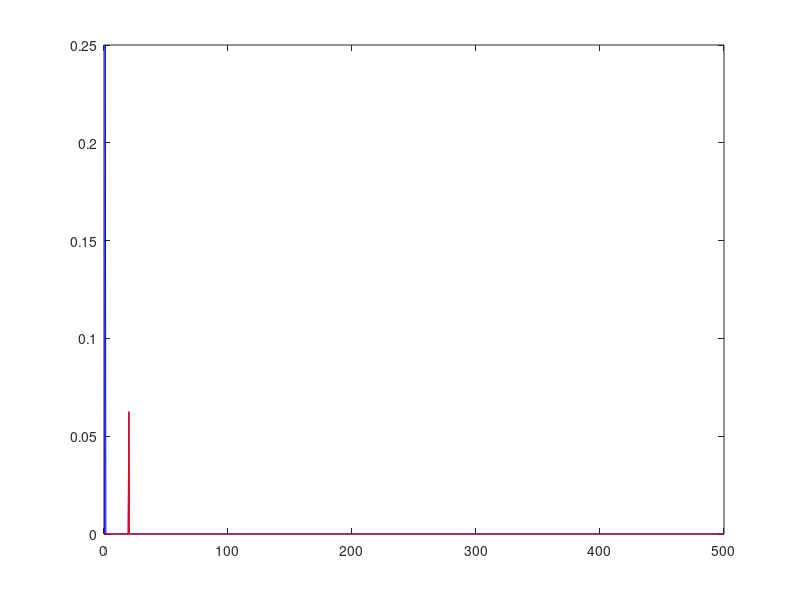
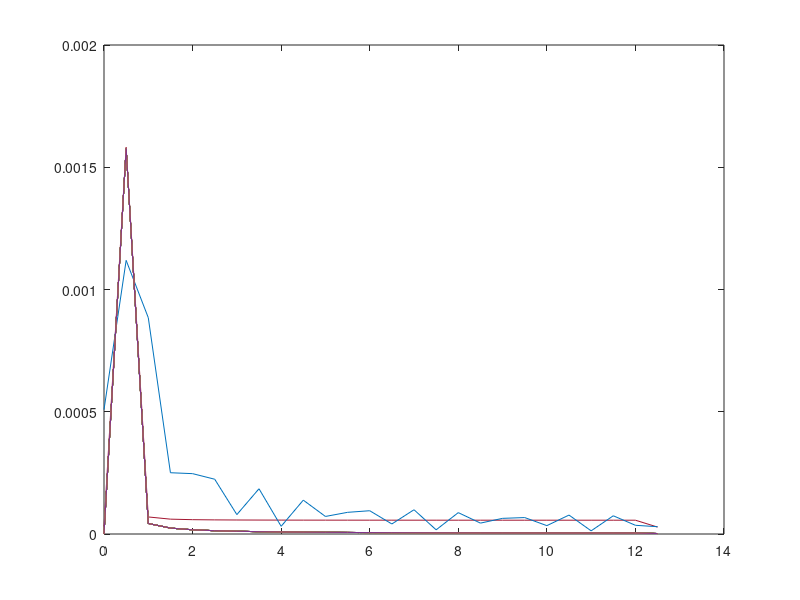
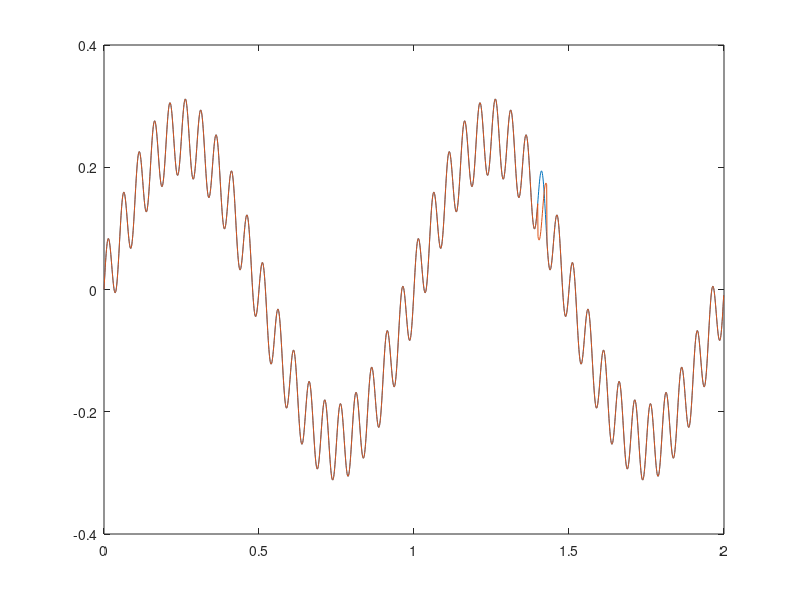

Recreate these plots in MATLAB, in order.
%% Homework 3
close all
clear all

Fs = 1000;            % Sampling frequency                    
T = 1/Fs;             % Sampling period       
L = 2000;             % Length of signal
t = (0:L-1)*T;
a1=0.25;
a2=0.0625;
F1=1;
F2=20;
y=a1*sin(2*pi*t*F1);  % fundamental signal
y2=a2*sin(2*pi*t*F2);  % upper harmonics
z=y+y2; %signal clean
%%
output=fft(z);  %fast fourier transform
P2 = abs(output/L);  % compute 2 sided spectrum 
P1 = P2(1:L/2+1);   % compute 1 sided spectrum
P1(2:end-1) = 2*P1(2:end-1); 
f=(Fs)*(0:(L/2))/L;
plot(f,P1,'b'); hold on;
a3=a2; phase=0;  freq=20;
x=ceil(rand*3) % make the fault random

if x==1
    freq=ceil(rand*100); %random freq
    
    
elseif x==2
    
    a3=rand*0.024; % random amplitud 
else
    phase=2*pi*ceil(rand*360)/360; % random phase
end
y3=a3*sin(2*pi*t*freq+phase); %fault
y2=[a2*sin(2*pi*t(1:1400)*20),a3*sin(2*pi*t(1401:1429)*freq+phase),a2*sin(2*pi*t(1430:2000)*20)]; %faulty upper harmonics
z2=y+y2; %new signal
m=zeros(26,1);

%%%%%% plotting the fault in the system
output2=fft(y3);
f=(Fs)*(0:(L/2))/L;
P2_2 = abs(output2/L);
P1_2 = P2_2(1:L/2+1);
P1_2(2:end-1) = 2*P1_2(2:end-1);
plot(f,P1_2,'r'); 
figure;

%%%%% fourier transform on each harmonic
for i=1:L/(F2*2):L-(L/(F2*2))
output2=fft(y2(i:i+50));
f=(Fs)*(0:((L/(F2*2))/2))/L;
P2_2 = abs(output2/L);
P1_2 = P2_2(1:(L/(F2*2))/2+1);
P1_2(2:end-1) = 2*P1_2(2:end-1);
plot(f,P1_2); hold on;
m=[m,P1_2'];
end
m(:,1)=[];
m=floor(m*1000000);
fault=zeros((L/(F2*4))+1,(L/1000)*F2-1);

for i=1:(length(m)-1)
 fault(:,i)=(m(:,1)==m(:,i+1));
end
fault=mean(fault); % fault is true if = to 0
[a,position]=min(fault); % find where is the fault
position

figure;
plot(t,z); % plot fft of the system
hold on; plot(t,z2); %plot fft of the faulty system.
